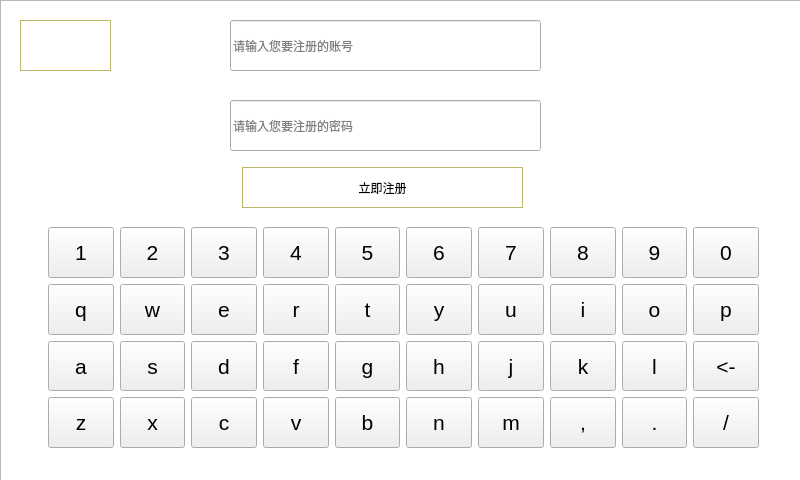
<?xml version="1.0" encoding="UTF-8"?>
<ui version="4.0">
 <class>registerKeyboardWindow</class>
 <widget class="QMainWindow" name="registerKeyboardWindow">
  <property name="geometry">
   <rect>
    <x>0</x>
    <y>0</y>
    <width>800</width>
    <height>480</height>
   </rect>
  </property>
  <property name="windowTitle">
   <string>MainWindow</string>
  </property>
  <property name="styleSheet">
   <string notr="true"/>
  </property>
  <widget class="QWidget" name="centralwidget">
   <widget class="QPushButton" name="registerButton">
    <property name="geometry">
     <rect>
      <x>242</x>
      <y>167</y>
      <width>281</width>
      <height>41</height>
     </rect>
    </property>
    <property name="styleSheet">
     <string notr="true">background-color: rgba(255, 255, 255, 60%);
border:1px solid darkkhaki;
</string>
    </property>
    <property name="text">
     <string>立即注册</string>
    </property>
   </widget>
   <widget class="QLineEdit" name="accountEdit">
    <property name="geometry">
     <rect>
      <x>230</x>
      <y>20</y>
      <width>311</width>
      <height>51</height>
     </rect>
    </property>
    <property name="placeholderText">
     <string>请输入您要注册的账号</string>
    </property>
   </widget>
   <widget class="QLineEdit" name="passwordEdit">
    <property name="geometry">
     <rect>
      <x>230</x>
      <y>100</y>
      <width>311</width>
      <height>51</height>
     </rect>
    </property>
    <property name="echoMode">
     <enum>QLineEdit::Password</enum>
    </property>
    <property name="placeholderText">
     <string>请输入您要注册的密码</string>
    </property>
   </widget>
   <widget class="QWidget" name="myWidget" native="true">
    <property name="geometry">
     <rect>
      <x>10</x>
      <y>210</y>
      <width>791</width>
      <height>251</height>
     </rect>
    </property>
    <widget class="QWidget" name="layoutWidget">
     <property name="geometry">
      <rect>
       <x>38</x>
       <y>17</y>
       <width>711</width>
       <height>221</height>
      </rect>
     </property>
     <layout class="QGridLayout" name="gridLayout">
      <item row="2" column="9">
       <widget class="SoftKey" name="toolButton_160">
        <property name="sizePolicy">
         <sizepolicy hsizetype="Expanding" vsizetype="Expanding">
          <horstretch>0</horstretch>
          <verstretch>0</verstretch>
         </sizepolicy>
        </property>
        <property name="font">
         <font>
          <pointsize>16</pointsize>
         </font>
        </property>
        <property name="focusPolicy">
         <enum>Qt::NoFocus</enum>
        </property>
        <property name="text">
         <string>&lt;-</string>
        </property>
       </widget>
      </item>
      <item row="0" column="2">
       <widget class="SoftKey" name="toolButton_156">
        <property name="sizePolicy">
         <sizepolicy hsizetype="Expanding" vsizetype="Expanding">
          <horstretch>0</horstretch>
          <verstretch>0</verstretch>
         </sizepolicy>
        </property>
        <property name="font">
         <font>
          <pointsize>16</pointsize>
         </font>
        </property>
        <property name="focusPolicy">
         <enum>Qt::NoFocus</enum>
        </property>
        <property name="text">
         <string>3</string>
        </property>
       </widget>
      </item>
      <item row="3" column="5">
       <widget class="SoftKey" name="toolButton_155">
        <property name="sizePolicy">
         <sizepolicy hsizetype="Expanding" vsizetype="Expanding">
          <horstretch>0</horstretch>
          <verstretch>0</verstretch>
         </sizepolicy>
        </property>
        <property name="font">
         <font>
          <pointsize>16</pointsize>
         </font>
        </property>
        <property name="focusPolicy">
         <enum>Qt::NoFocus</enum>
        </property>
        <property name="text">
         <string>n</string>
        </property>
       </widget>
      </item>
      <item row="0" column="5">
       <widget class="SoftKey" name="toolButton_152">
        <property name="sizePolicy">
         <sizepolicy hsizetype="Expanding" vsizetype="Expanding">
          <horstretch>0</horstretch>
          <verstretch>0</verstretch>
         </sizepolicy>
        </property>
        <property name="font">
         <font>
          <pointsize>16</pointsize>
         </font>
        </property>
        <property name="focusPolicy">
         <enum>Qt::NoFocus</enum>
        </property>
        <property name="text">
         <string>6</string>
        </property>
       </widget>
      </item>
      <item row="3" column="0">
       <widget class="SoftKey" name="toolButton_133">
        <property name="sizePolicy">
         <sizepolicy hsizetype="Expanding" vsizetype="Expanding">
          <horstretch>0</horstretch>
          <verstretch>0</verstretch>
         </sizepolicy>
        </property>
        <property name="font">
         <font>
          <pointsize>16</pointsize>
         </font>
        </property>
        <property name="focusPolicy">
         <enum>Qt::NoFocus</enum>
        </property>
        <property name="text">
         <string>z</string>
        </property>
       </widget>
      </item>
      <item row="3" column="1">
       <widget class="SoftKey" name="toolButton_135">
        <property name="sizePolicy">
         <sizepolicy hsizetype="Expanding" vsizetype="Expanding">
          <horstretch>0</horstretch>
          <verstretch>0</verstretch>
         </sizepolicy>
        </property>
        <property name="font">
         <font>
          <pointsize>16</pointsize>
         </font>
        </property>
        <property name="focusPolicy">
         <enum>Qt::NoFocus</enum>
        </property>
        <property name="text">
         <string>x</string>
        </property>
       </widget>
      </item>
      <item row="1" column="7">
       <widget class="SoftKey" name="toolButton_153">
        <property name="sizePolicy">
         <sizepolicy hsizetype="Expanding" vsizetype="Expanding">
          <horstretch>0</horstretch>
          <verstretch>0</verstretch>
         </sizepolicy>
        </property>
        <property name="font">
         <font>
          <pointsize>16</pointsize>
         </font>
        </property>
        <property name="focusPolicy">
         <enum>Qt::NoFocus</enum>
        </property>
        <property name="text">
         <string>i</string>
        </property>
       </widget>
      </item>
      <item row="0" column="8">
       <widget class="SoftKey" name="toolButton_158">
        <property name="sizePolicy">
         <sizepolicy hsizetype="Expanding" vsizetype="Expanding">
          <horstretch>0</horstretch>
          <verstretch>0</verstretch>
         </sizepolicy>
        </property>
        <property name="font">
         <font>
          <pointsize>16</pointsize>
         </font>
        </property>
        <property name="focusPolicy">
         <enum>Qt::NoFocus</enum>
        </property>
        <property name="text">
         <string>9</string>
        </property>
       </widget>
      </item>
      <item row="1" column="1">
       <widget class="SoftKey" name="toolButton_136">
        <property name="sizePolicy">
         <sizepolicy hsizetype="Expanding" vsizetype="Expanding">
          <horstretch>0</horstretch>
          <verstretch>0</verstretch>
         </sizepolicy>
        </property>
        <property name="font">
         <font>
          <pointsize>16</pointsize>
         </font>
        </property>
        <property name="focusPolicy">
         <enum>Qt::NoFocus</enum>
        </property>
        <property name="text">
         <string>w</string>
        </property>
       </widget>
      </item>
      <item row="3" column="2">
       <widget class="SoftKey" name="toolButton_137">
        <property name="sizePolicy">
         <sizepolicy hsizetype="Expanding" vsizetype="Expanding">
          <horstretch>0</horstretch>
          <verstretch>0</verstretch>
         </sizepolicy>
        </property>
        <property name="font">
         <font>
          <pointsize>16</pointsize>
         </font>
        </property>
        <property name="focusPolicy">
         <enum>Qt::NoFocus</enum>
        </property>
        <property name="text">
         <string>c</string>
        </property>
       </widget>
      </item>
      <item row="1" column="4">
       <widget class="SoftKey" name="toolButton_139">
        <property name="sizePolicy">
         <sizepolicy hsizetype="Expanding" vsizetype="Expanding">
          <horstretch>0</horstretch>
          <verstretch>0</verstretch>
         </sizepolicy>
        </property>
        <property name="font">
         <font>
          <pointsize>16</pointsize>
         </font>
        </property>
        <property name="focusPolicy">
         <enum>Qt::NoFocus</enum>
        </property>
        <property name="text">
         <string>t</string>
        </property>
       </widget>
      </item>
      <item row="2" column="7">
       <widget class="SoftKey" name="toolButton_149">
        <property name="sizePolicy">
         <sizepolicy hsizetype="Expanding" vsizetype="Expanding">
          <horstretch>0</horstretch>
          <verstretch>0</verstretch>
         </sizepolicy>
        </property>
        <property name="font">
         <font>
          <pointsize>16</pointsize>
         </font>
        </property>
        <property name="focusPolicy">
         <enum>Qt::NoFocus</enum>
        </property>
        <property name="text">
         <string>k</string>
        </property>
       </widget>
      </item>
      <item row="0" column="4">
       <widget class="SoftKey" name="toolButton_129">
        <property name="sizePolicy">
         <sizepolicy hsizetype="Expanding" vsizetype="Expanding">
          <horstretch>0</horstretch>
          <verstretch>0</verstretch>
         </sizepolicy>
        </property>
        <property name="font">
         <font>
          <pointsize>16</pointsize>
         </font>
        </property>
        <property name="focusPolicy">
         <enum>Qt::NoFocus</enum>
        </property>
        <property name="text">
         <string>5</string>
        </property>
       </widget>
      </item>
      <item row="2" column="0">
       <widget class="SoftKey" name="toolButton_131">
        <property name="sizePolicy">
         <sizepolicy hsizetype="Expanding" vsizetype="Expanding">
          <horstretch>0</horstretch>
          <verstretch>0</verstretch>
         </sizepolicy>
        </property>
        <property name="font">
         <font>
          <pointsize>16</pointsize>
         </font>
        </property>
        <property name="focusPolicy">
         <enum>Qt::NoFocus</enum>
        </property>
        <property name="text">
         <string>a</string>
        </property>
       </widget>
      </item>
      <item row="1" column="8">
       <widget class="SoftKey" name="toolButton_125">
        <property name="sizePolicy">
         <sizepolicy hsizetype="Expanding" vsizetype="Expanding">
          <horstretch>0</horstretch>
          <verstretch>0</verstretch>
         </sizepolicy>
        </property>
        <property name="font">
         <font>
          <pointsize>16</pointsize>
         </font>
        </property>
        <property name="focusPolicy">
         <enum>Qt::NoFocus</enum>
        </property>
        <property name="text">
         <string>o</string>
        </property>
       </widget>
      </item>
      <item row="2" column="8">
       <widget class="SoftKey" name="toolButton_151">
        <property name="sizePolicy">
         <sizepolicy hsizetype="Expanding" vsizetype="Expanding">
          <horstretch>0</horstretch>
          <verstretch>0</verstretch>
         </sizepolicy>
        </property>
        <property name="font">
         <font>
          <pointsize>16</pointsize>
         </font>
        </property>
        <property name="focusPolicy">
         <enum>Qt::NoFocus</enum>
        </property>
        <property name="text">
         <string>l</string>
        </property>
       </widget>
      </item>
      <item row="3" column="3">
       <widget class="SoftKey" name="toolButton_143">
        <property name="sizePolicy">
         <sizepolicy hsizetype="Expanding" vsizetype="Expanding">
          <horstretch>0</horstretch>
          <verstretch>0</verstretch>
         </sizepolicy>
        </property>
        <property name="font">
         <font>
          <pointsize>16</pointsize>
         </font>
        </property>
        <property name="focusPolicy">
         <enum>Qt::NoFocus</enum>
        </property>
        <property name="text">
         <string>v</string>
        </property>
       </widget>
      </item>
      <item row="2" column="2">
       <widget class="SoftKey" name="toolButton_126">
        <property name="sizePolicy">
         <sizepolicy hsizetype="Expanding" vsizetype="Expanding">
          <horstretch>0</horstretch>
          <verstretch>0</verstretch>
         </sizepolicy>
        </property>
        <property name="font">
         <font>
          <pointsize>16</pointsize>
         </font>
        </property>
        <property name="focusPolicy">
         <enum>Qt::NoFocus</enum>
        </property>
        <property name="text">
         <string>d</string>
        </property>
       </widget>
      </item>
      <item row="3" column="8">
       <widget class="SoftKey" name="toolButton_122">
        <property name="sizePolicy">
         <sizepolicy hsizetype="Expanding" vsizetype="Expanding">
          <horstretch>0</horstretch>
          <verstretch>0</verstretch>
         </sizepolicy>
        </property>
        <property name="font">
         <font>
          <pointsize>16</pointsize>
         </font>
        </property>
        <property name="focusPolicy">
         <enum>Qt::NoFocus</enum>
        </property>
        <property name="text">
         <string>.</string>
        </property>
       </widget>
      </item>
      <item row="2" column="4">
       <widget class="SoftKey" name="toolButton_148">
        <property name="sizePolicy">
         <sizepolicy hsizetype="Expanding" vsizetype="Expanding">
          <horstretch>0</horstretch>
          <verstretch>0</verstretch>
         </sizepolicy>
        </property>
        <property name="font">
         <font>
          <pointsize>16</pointsize>
         </font>
        </property>
        <property name="focusPolicy">
         <enum>Qt::NoFocus</enum>
        </property>
        <property name="text">
         <string>g</string>
        </property>
       </widget>
      </item>
      <item row="3" column="9">
       <widget class="SoftKey" name="toolButton_146">
        <property name="sizePolicy">
         <sizepolicy hsizetype="Expanding" vsizetype="Expanding">
          <horstretch>0</horstretch>
          <verstretch>0</verstretch>
         </sizepolicy>
        </property>
        <property name="font">
         <font>
          <pointsize>16</pointsize>
         </font>
        </property>
        <property name="focusPolicy">
         <enum>Qt::NoFocus</enum>
        </property>
        <property name="text">
         <string>/</string>
        </property>
       </widget>
      </item>
      <item row="1" column="2">
       <widget class="SoftKey" name="toolButton_132">
        <property name="sizePolicy">
         <sizepolicy hsizetype="Expanding" vsizetype="Expanding">
          <horstretch>0</horstretch>
          <verstretch>0</verstretch>
         </sizepolicy>
        </property>
        <property name="font">
         <font>
          <pointsize>16</pointsize>
         </font>
        </property>
        <property name="focusPolicy">
         <enum>Qt::NoFocus</enum>
        </property>
        <property name="text">
         <string>e</string>
        </property>
       </widget>
      </item>
      <item row="1" column="0">
       <widget class="SoftKey" name="toolButton_140">
        <property name="sizePolicy">
         <sizepolicy hsizetype="Expanding" vsizetype="Expanding">
          <horstretch>0</horstretch>
          <verstretch>0</verstretch>
         </sizepolicy>
        </property>
        <property name="font">
         <font>
          <pointsize>16</pointsize>
         </font>
        </property>
        <property name="focusPolicy">
         <enum>Qt::NoFocus</enum>
        </property>
        <property name="text">
         <string>q</string>
        </property>
       </widget>
      </item>
      <item row="1" column="6">
       <widget class="SoftKey" name="toolButton_141">
        <property name="sizePolicy">
         <sizepolicy hsizetype="Expanding" vsizetype="Expanding">
          <horstretch>0</horstretch>
          <verstretch>0</verstretch>
         </sizepolicy>
        </property>
        <property name="font">
         <font>
          <pointsize>16</pointsize>
         </font>
        </property>
        <property name="focusPolicy">
         <enum>Qt::NoFocus</enum>
        </property>
        <property name="text">
         <string>u</string>
        </property>
       </widget>
      </item>
      <item row="0" column="1">
       <widget class="SoftKey" name="toolButton_134">
        <property name="sizePolicy">
         <sizepolicy hsizetype="Expanding" vsizetype="Expanding">
          <horstretch>0</horstretch>
          <verstretch>0</verstretch>
         </sizepolicy>
        </property>
        <property name="font">
         <font>
          <pointsize>16</pointsize>
         </font>
        </property>
        <property name="focusPolicy">
         <enum>Qt::NoFocus</enum>
        </property>
        <property name="text">
         <string>2</string>
        </property>
       </widget>
      </item>
      <item row="1" column="5">
       <widget class="SoftKey" name="toolButton_138">
        <property name="sizePolicy">
         <sizepolicy hsizetype="Expanding" vsizetype="Expanding">
          <horstretch>0</horstretch>
          <verstretch>0</verstretch>
         </sizepolicy>
        </property>
        <property name="font">
         <font>
          <pointsize>16</pointsize>
         </font>
        </property>
        <property name="focusPolicy">
         <enum>Qt::NoFocus</enum>
        </property>
        <property name="text">
         <string>y</string>
        </property>
       </widget>
      </item>
      <item row="3" column="4">
       <widget class="SoftKey" name="toolButton_142">
        <property name="sizePolicy">
         <sizepolicy hsizetype="Expanding" vsizetype="Expanding">
          <horstretch>0</horstretch>
          <verstretch>0</verstretch>
         </sizepolicy>
        </property>
        <property name="font">
         <font>
          <pointsize>16</pointsize>
         </font>
        </property>
        <property name="focusPolicy">
         <enum>Qt::NoFocus</enum>
        </property>
        <property name="text">
         <string>b</string>
        </property>
       </widget>
      </item>
      <item row="0" column="3">
       <widget class="SoftKey" name="toolButton_144">
        <property name="sizePolicy">
         <sizepolicy hsizetype="Expanding" vsizetype="Expanding">
          <horstretch>0</horstretch>
          <verstretch>0</verstretch>
         </sizepolicy>
        </property>
        <property name="font">
         <font>
          <pointsize>16</pointsize>
         </font>
        </property>
        <property name="focusPolicy">
         <enum>Qt::NoFocus</enum>
        </property>
        <property name="text">
         <string>4</string>
        </property>
       </widget>
      </item>
      <item row="3" column="6">
       <widget class="SoftKey" name="toolButton_150">
        <property name="sizePolicy">
         <sizepolicy hsizetype="Expanding" vsizetype="Expanding">
          <horstretch>0</horstretch>
          <verstretch>0</verstretch>
         </sizepolicy>
        </property>
        <property name="font">
         <font>
          <pointsize>16</pointsize>
         </font>
        </property>
        <property name="focusPolicy">
         <enum>Qt::NoFocus</enum>
        </property>
        <property name="text">
         <string>m</string>
        </property>
       </widget>
      </item>
      <item row="0" column="0">
       <widget class="SoftKey" name="toolButton_154">
        <property name="sizePolicy">
         <sizepolicy hsizetype="Expanding" vsizetype="Expanding">
          <horstretch>0</horstretch>
          <verstretch>0</verstretch>
         </sizepolicy>
        </property>
        <property name="font">
         <font>
          <pointsize>16</pointsize>
         </font>
        </property>
        <property name="focusPolicy">
         <enum>Qt::NoFocus</enum>
        </property>
        <property name="text">
         <string>1</string>
        </property>
       </widget>
      </item>
      <item row="2" column="5">
       <widget class="SoftKey" name="toolButton_123">
        <property name="sizePolicy">
         <sizepolicy hsizetype="Expanding" vsizetype="Expanding">
          <horstretch>0</horstretch>
          <verstretch>0</verstretch>
         </sizepolicy>
        </property>
        <property name="font">
         <font>
          <pointsize>16</pointsize>
         </font>
        </property>
        <property name="focusPolicy">
         <enum>Qt::NoFocus</enum>
        </property>
        <property name="text">
         <string>h</string>
        </property>
       </widget>
      </item>
      <item row="2" column="3">
       <widget class="SoftKey" name="toolButton_159">
        <property name="sizePolicy">
         <sizepolicy hsizetype="Expanding" vsizetype="Expanding">
          <horstretch>0</horstretch>
          <verstretch>0</verstretch>
         </sizepolicy>
        </property>
        <property name="font">
         <font>
          <pointsize>16</pointsize>
         </font>
        </property>
        <property name="focusPolicy">
         <enum>Qt::NoFocus</enum>
        </property>
        <property name="text">
         <string>f</string>
        </property>
       </widget>
      </item>
      <item row="2" column="1">
       <widget class="SoftKey" name="toolButton_121">
        <property name="sizePolicy">
         <sizepolicy hsizetype="Expanding" vsizetype="Expanding">
          <horstretch>0</horstretch>
          <verstretch>0</verstretch>
         </sizepolicy>
        </property>
        <property name="font">
         <font>
          <pointsize>16</pointsize>
         </font>
        </property>
        <property name="focusPolicy">
         <enum>Qt::NoFocus</enum>
        </property>
        <property name="text">
         <string>s</string>
        </property>
       </widget>
      </item>
      <item row="1" column="3">
       <widget class="SoftKey" name="toolButton_127">
        <property name="sizePolicy">
         <sizepolicy hsizetype="Expanding" vsizetype="Expanding">
          <horstretch>0</horstretch>
          <verstretch>0</verstretch>
         </sizepolicy>
        </property>
        <property name="font">
         <font>
          <pointsize>16</pointsize>
         </font>
        </property>
        <property name="focusPolicy">
         <enum>Qt::NoFocus</enum>
        </property>
        <property name="text">
         <string>r</string>
        </property>
       </widget>
      </item>
      <item row="2" column="6">
       <widget class="SoftKey" name="toolButton_130">
        <property name="sizePolicy">
         <sizepolicy hsizetype="Expanding" vsizetype="Expanding">
          <horstretch>0</horstretch>
          <verstretch>0</verstretch>
         </sizepolicy>
        </property>
        <property name="font">
         <font>
          <pointsize>16</pointsize>
         </font>
        </property>
        <property name="focusPolicy">
         <enum>Qt::NoFocus</enum>
        </property>
        <property name="text">
         <string>j</string>
        </property>
       </widget>
      </item>
      <item row="1" column="9">
       <widget class="SoftKey" name="toolButton_147">
        <property name="sizePolicy">
         <sizepolicy hsizetype="Expanding" vsizetype="Expanding">
          <horstretch>0</horstretch>
          <verstretch>0</verstretch>
         </sizepolicy>
        </property>
        <property name="font">
         <font>
          <pointsize>16</pointsize>
         </font>
        </property>
        <property name="focusPolicy">
         <enum>Qt::NoFocus</enum>
        </property>
        <property name="text">
         <string>p</string>
        </property>
       </widget>
      </item>
      <item row="3" column="7">
       <widget class="SoftKey" name="toolButton_145">
        <property name="sizePolicy">
         <sizepolicy hsizetype="Expanding" vsizetype="Expanding">
          <horstretch>0</horstretch>
          <verstretch>0</verstretch>
         </sizepolicy>
        </property>
        <property name="font">
         <font>
          <pointsize>16</pointsize>
         </font>
        </property>
        <property name="focusPolicy">
         <enum>Qt::NoFocus</enum>
        </property>
        <property name="text">
         <string>,</string>
        </property>
       </widget>
      </item>
      <item row="0" column="6">
       <widget class="SoftKey" name="toolButton_124">
        <property name="sizePolicy">
         <sizepolicy hsizetype="Expanding" vsizetype="Expanding">
          <horstretch>0</horstretch>
          <verstretch>0</verstretch>
         </sizepolicy>
        </property>
        <property name="font">
         <font>
          <pointsize>16</pointsize>
         </font>
        </property>
        <property name="focusPolicy">
         <enum>Qt::NoFocus</enum>
        </property>
        <property name="text">
         <string>7</string>
        </property>
       </widget>
      </item>
      <item row="0" column="7">
       <widget class="SoftKey" name="toolButton_128">
        <property name="sizePolicy">
         <sizepolicy hsizetype="Expanding" vsizetype="Expanding">
          <horstretch>0</horstretch>
          <verstretch>0</verstretch>
         </sizepolicy>
        </property>
        <property name="font">
         <font>
          <pointsize>16</pointsize>
         </font>
        </property>
        <property name="focusPolicy">
         <enum>Qt::NoFocus</enum>
        </property>
        <property name="text">
         <string>8</string>
        </property>
       </widget>
      </item>
      <item row="0" column="9">
       <widget class="SoftKey" name="toolButton_157">
        <property name="sizePolicy">
         <sizepolicy hsizetype="Expanding" vsizetype="Expanding">
          <horstretch>0</horstretch>
          <verstretch>0</verstretch>
         </sizepolicy>
        </property>
        <property name="font">
         <font>
          <pointsize>16</pointsize>
         </font>
        </property>
        <property name="focusPolicy">
         <enum>Qt::NoFocus</enum>
        </property>
        <property name="text">
         <string>0</string>
        </property>
       </widget>
      </item>
     </layout>
    </widget>
   </widget>
   <widget class="QPushButton" name="backButton">
    <property name="geometry">
     <rect>
      <x>20</x>
      <y>20</y>
      <width>91</width>
      <height>51</height>
     </rect>
    </property>
    <property name="styleSheet">
     <string notr="true">background-color: rgba(255, 255, 255, 60%);
border:1px solid darkkhaki;
border-image: url(:/image/back.png);</string>
    </property>
    <property name="text">
     <string/>
    </property>
   </widget>
   <widget class="QListView" name="listView">
    <property name="geometry">
     <rect>
      <x>0</x>
      <y>0</y>
      <width>801</width>
      <height>481</height>
     </rect>
    </property>
    <property name="styleSheet">
     <string notr="true">background-image: url(:/image/init1.jpg);</string>
    </property>
   </widget>
   <zorder>listView</zorder>
   <zorder>registerButton</zorder>
   <zorder>accountEdit</zorder>
   <zorder>passwordEdit</zorder>
   <zorder>myWidget</zorder>
   <zorder>backButton</zorder>
  </widget>
 </widget>
 <customwidgets>
  <customwidget>
   <class>SoftKey</class>
   <extends>QToolButton</extends>
   <header location="global">softkey.h</header>
  </customwidget>
 </customwidgets>
 <resources/>
 <connections/>
</ui>
